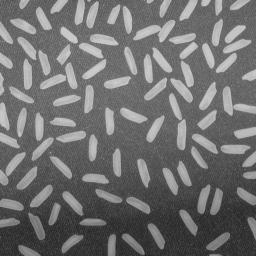
#> input picture case1/ObjectCounting/rice.jpg, 256 x 256 px
$ python ObjectCounting2.py
#> lines starting #> are read from the running program, lines starting #| are printed output that depends on the picture; after the words box and inside, x2 and y2 are one past the last pixel; in counts of white or black regions, pixels touching at a corner belong together
import cv2 as cv
import numpy as np
import matplotlib.pyplot as plt

# Load image
img = cv.imread("rice.jpg", cv.IMREAD_COLOR) # BGR image
#> img is the input picture: shape (256, 256, 3); min 25, max 213, mean 111.2

# Convert to GRAY image
gray = cv.cvtColor(img, cv.COLOR_BGR2GRAY)

# [8 lines of commented-out code are left out]
gray = cv.medianBlur(gray, 5)
#gray3 = cv.GaussianBlur(gray, [5,5], 0)

# Segmentation
thresh = 130
#b_img = cv.threshold(gray, thresh, 255, cv.THRESH_BINARY)[1]
b_img = cv.adaptiveThreshold(gray, 255, cv.ADAPTIVE_THRESH_GAUSSIAN_C, cv.THRESH_BINARY, 101, 2)
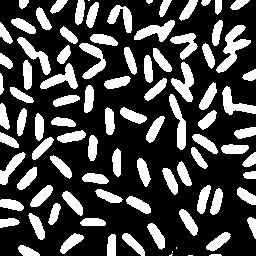
#> b_img: shape (256, 256); 29% white; 93 white regions (5 under 20 px), largest, box (x1, y1, x2, y2) and area: (216, 25, 251, 73) 614, (171, 62, 194, 102) 450, (134, 20, 175, 42) 429

# Morphology to seperate rice seeds
kernel = np.ones((3,3),np.uint8)
b_img = cv.erode(b_img,kernel,iterations=2)
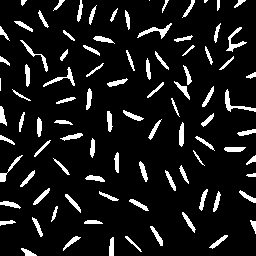
#> b_img: shape (256, 256); 9.7% white; 93 white regions (3 under 20 px)

# Find contour
contours, hierarchy = cv.findContours(b_img, cv.RETR_EXTERNAL, cv.CHAIN_APPROX_SIMPLE)
#> contours = 93 contours, 8 with area under 20; largest, box (x1, y1, x2, y2) and area: (225, 89, 256, 112) 118, (137, 23, 172, 39) 116, (226, 27, 247, 52) 104, (43, 67, 75, 87) 94, (20, 40, 48, 72) 83
print(len(contours))
#| 93
#print(hierarchy)

for c in contours:
    area = cv.contourArea(c)
    #print(area)
    x,y,w,h = cv.boundingRect(c)
    cv.rectangle(img,(x,y),(x+w,y+h),(0,255,0),2)
#> this loop made 93 passes
#> (area, x, y, w, h) on passes 1 to 12: (46.5, 21, 248, 16, 8), (61.5, 109, 237, 5, 19), (35, 125, 236, 17, 16), (56.5, 63, 236, 18, 15), (60.5, 209, 235, 19, 14), (66, 150, 226, 13, 20), (28, 250, 220, 6, 14), (42.5, 84, 220, 19, 4), (36, 0, 220, 16, 6), (55.5, 32, 217, 11, 20), (63.5, 182, 212, 14, 21), (27.5, 51, 206, 7, 16)
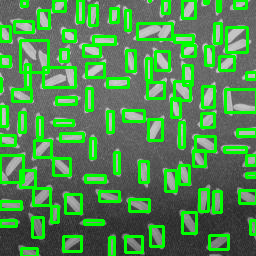
#> img: shape (256, 256, 3); mean B, G, R 80.8, 138.8, 80.8

#cv.imshow("blur", gray1)
cv.imshow("median", b_img)
cv.imshow("result", img)
#cv.imshow("gaussian", gray3)
cv.waitKey(0)
cv.destroyAllWindows()
